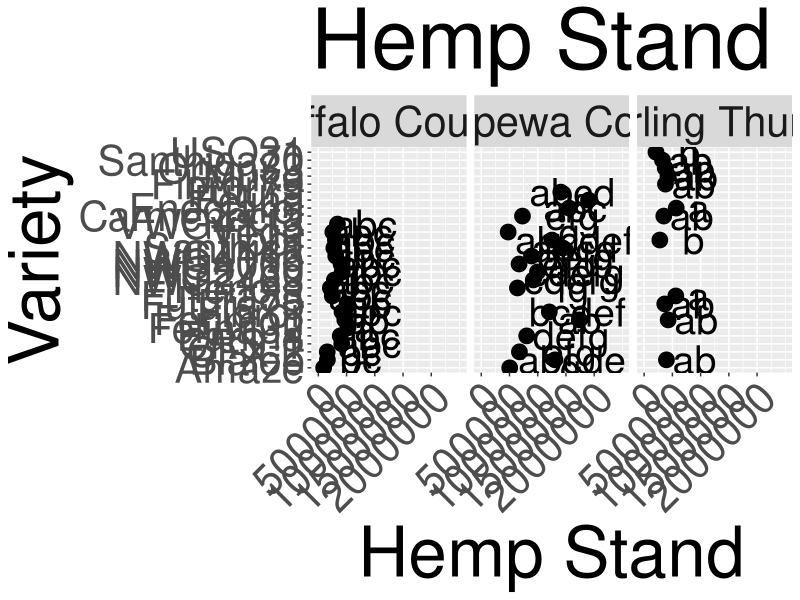

The R source for this figure:
## ---- chunk 1
library(car)
library(ggplot2)
library(tidyverse)
library(dplyr)
library(emmeans)
library(glmmTMB)
library(multcomp)
library(multcompView)
library(lmerTest)
library(lme4)
library(dplyr)
## ---- chunk 2
data1 = read.csv(file = "Hemp_RData.csv")
## ---- chunk 3
data1.1 = data1 %>%
  filter(Experiment == 1)
## ---- chunk 4
stem_data = data1.1 %>%
  filter(!is.na(Stems.Acre)) %>%
  mutate(Stems.Acre = as.numeric(Stems.Acre))
## ---- chunk 5
Buff_stems = lmer(Stems.Acre ~ Variety + (1|Rep), data = (filter(stem_data, Location == "Buffalo")))
Buff_stem_aov = anova(Buff_stems) #significant

chip_stems = lmer(Stems.Acre ~ Variety + (1|Rep), data = (filter(stem_data, Location == "Chippewa")))
chip_stem_aov = anova(chip_stems) #significant

Whir_stems = lmer(Stems.Acre ~ Variety + (1|Rep), data = (filter(stem_data, Location == "Whirling Thunder")))
Whir_stem_aov = anova(Whir_stems) #significant
## ---- chunk 6
Buff_stem_means = emmeans(Buff_stems, ~ Variety, contr= "pairwise", adjust= "tukey")
Buff_stem_CLD = cld(Buff_stem_means$emmean, alpha=0.05, Letters=letters, sort=TRUE, reverse=TRUE)

chip_stem_means = emmeans(chip_stems, ~ Variety, contr= "pairwise", adjust= "tukey")
chip_stem_CLD = cld(chip_stem_means$emmean, alpha=0.05, Letters=letters, sort=TRUE, reverse=TRUE)

Whir_stem_means = emmeans(Whir_stems, ~ Variety, contr= "pairwise", adjust= "tukey")
Whir_stem_CLD = cld(Whir_stem_means$emmean, alpha=0.05, Letters=letters, sort=TRUE, reverse=TRUE)
## ---- chunk 7
Buff_stem_CLD = as_tibble(Buff_stem_CLD) %>%
  rename(Stand = emmean) %>%
  mutate(Location = "Buffalo County")

chip_stem_CLD = as_tibble(chip_stem_CLD) %>%
  rename(Stand = emmean) %>%
  mutate(Location = "Chippewa County")

Whir_stem_CLD = as_tibble(Whir_stem_CLD) %>%
  rename(Stand = emmean) %>%
  mutate(Location = "Whirling Thunder")

Stand_Results = rbind(Buff_stem_CLD, chip_stem_CLD, Whir_stem_CLD)
## ---- chunk 8
Stand_figure = 
  Stand_Results %>%
  ggplot(aes(x= Variety, y= Stand)) +
  geom_point(aes(), size = 5) +
  geom_text(aes(label = .group), nudge_y =  400000, size = 10) +
  facet_grid(cols = vars(Location)) +
  labs(title = "Hemp Stand", x = "Variety", y = "Hemp Stand") +
  scale_y_continuous(limits = c(0,2500000), breaks = c(0,500000,1000000,1500000,2000000)) +
  theme(legend.position = "none",
        axis.title.x = element_text(size = 50),
        axis.title.y = element_text(size = 50),
        axis.text.y = element_text(size = 30),
        axis.text.x = element_text(size = 30, angle = 45, hjust = 1),
        strip.text.x = element_text(size = 30),
        strip.text.y = element_text(size = 30),
        title = element_text(size = 50)) +
  coord_flip()

Stand_figure
## ---- chunk 9
DM_data = data1.1 %>%
  filter(!is.na(Tons.DM.acre))
## ---- chunk 10
Buff_DM = lmer(Tons.DM.acre ~ Variety + (1|Rep), data = (filter(DM_data, Location == "Buffalo")))
Buff_DM_aov = anova(Buff_DM) #significant

chip_DM = lmer(Tons.DM.acre ~ Variety + (1|Rep), data = (filter(DM_data, Location == "Chippewa")))
chip_DM_aov = anova(chip_DM) #significant

Whir_DM = lmer(Tons.DM.acre ~ Variety + (1|Rep), data = (filter(DM_data, Location == "Whirling Thunder")))
Whir_DM_aov = anova(Whir_DM) #not significant?
## ---- chunk 11
Buff_stem_means = emmeans(Buff_stems, ~ Variety, contr= "pairwise", adjust= "tukey")
Buff_stem_CLD = cld(Buff_stem_means$emmean, alpha=0.05, Letters=letters, sort=TRUE, reverse=TRUE)

chip_stem_means = emmeans(chip_stems, ~ Variety, contr= "pairwise", adjust= "tukey")
chip_stem_CLD = cld(chip_stem_means$emmean, alpha=0.05, Letters=letters, sort=TRUE, reverse=TRUE)

Whir_stem_means = emmeans(Whir_stems, ~ Variety, contr= "pairwise", adjust= "tukey")
Whir_stem_CLD = cld(Whir_stem_means$emmean, alpha=0.05, Letters=letters, sort=TRUE, reverse=TRUE)
## ---- chunk 12
Buff_stem_CLD = as_tibble(Buff_stem_CLD) %>%
  rename(Stand = emmean) %>%
  mutate(Location = "Buffalo County")

chip_stem_CLD = as_tibble(chip_stem_CLD) %>%
  rename(Stand = emmean) %>%
  mutate(Location = "Chippewa County")

Whir_stem_CLD = as_tibble(Whir_stem_CLD) %>%
  rename(Stand = emmean) %>%
  mutate(Location = "Whirling Thunder")

Stand_Results = rbind(Buff_stem_CLD, chip_stem_CLD, Whir_stem_CLD)
